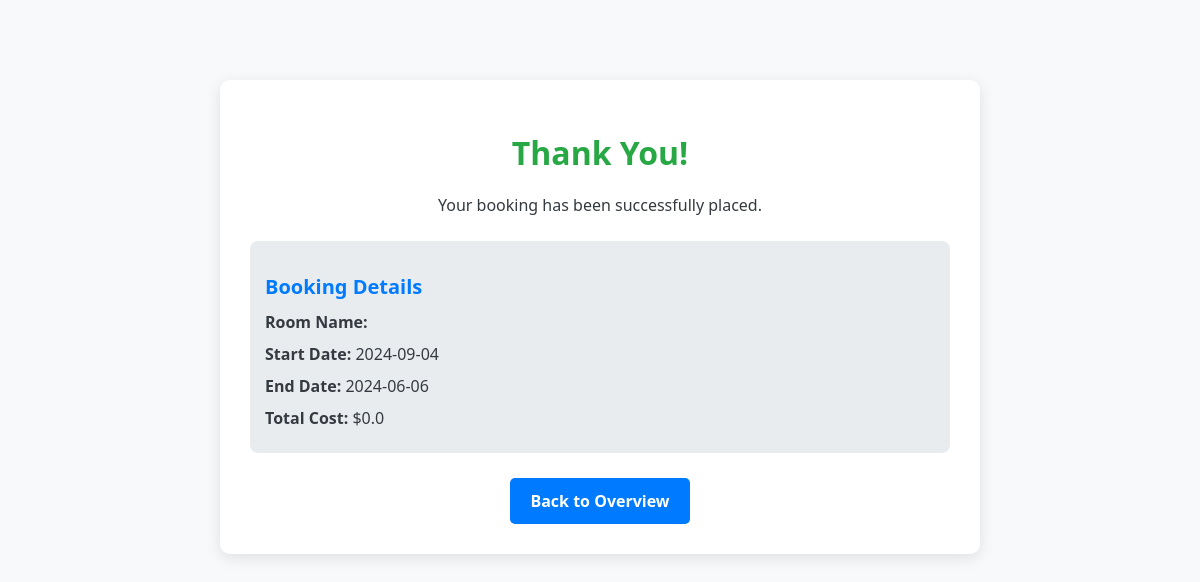
The page /thank-you (signed in) on the database its author committed.
### tables this page shows
CREATE TABLE bookings (
        id INTEGER PRIMARY KEY AUTOINCREMENT,
        user_id INTEGER,
        room_name TEXT NOT NULL, 
        start_date TEXT NOT NULL, 
        end_date TEXT NOT NULL,
        total_cost REAL,
        FOREIGN KEY (user_id) REFERENCES users(id) ON DELETE CASCADE
    );

### app.py (the view)
@app.route('/thank-you', methods=['GET'])
@login_required
def thank_you():
    user_id = session.get('user_id')
    if user_id:
        conn = get_db_connection()
        cursor = conn.cursor()
        cursor.execute('SELECT * FROM bookings WHERE user_id = ? ORDER BY id DESC LIMIT 1', (user_id,))
        latest_booking = cursor.fetchone()
        if not latest_booking:
            flash('No booking found.')
            return redirect(url_for('overview'))
        conn.close()
        return render_template('thankyou.html', booking=latest_booking)
    else:
        flash('You must be logged in to see booking details.')
        return redirect(url_for('login'))

### app.py (called while the page is built)
def get_db_connection():
    conn = sqlite3.connect(CONFIG["database"]["name"])
    conn.row_factory = sqlite3.Row
    return conn

def login_required(f):
    @wraps(f)
    def decorated_function(*args, **kwargs):
        if 'user_id' not in session:
            flash('You need to log in to access this page.')
            return redirect(url_for('login'))
        return f(*args, **kwargs)
    return decorated_function

### templates/thankyou.html (shortened to what this page needs)
<!DOCTYPE html>
<html lang="en">
<head>
    <link rel="stylesheet" href="{{ url_for('static', filename='CSS/thankstyle.css') }}" />
</head>
<body>
    <div class="thank-you-container">
        <h1>Thank You!</h1>
        <p>Your booking has been successfully placed.</p>
        {% if booking %}
        <div class="booking-details">
            <h2>Booking Details</h2>
            <p><strong>Room Name:</strong> {{ booking['room_name'] }}</p>
            <p><strong>Start Date:</strong> {{ booking['start_date'] }}</p>
            <p><strong>End Date:</strong> {{ booking['end_date'] }}</p>
            <p><strong>Total Cost:</strong> ${{ booking['total_cost'] }}</p>
        </div>
        {% else %}
        <p>No booking details available.</p>
        {% endif %}
        <a href="{{ url_for('overview') }}" class="button-link back-button">Back to Overview</a>
    </div>
</body>
</html>

### static/CSS/thankstyle.css (style rules this page uses)
body { font-family: 'Segoe UI', Tahoma, Verdana, sans-serif; background-color: #f8f9fa; color: #343a40; text-align: center; margin: 0; padding: 0; }
.thank-you-container { max-width: 700px; margin: 80px auto; padding: 30px; background-color: #ffffff; border-radius: 10px; box-shadow: 0 4px 15px rgba(0, 0, 0, 0.1); text-align: center; }
h1 { color: #28a745; margin-bottom: 20px; }
.booking-details { margin-top: 25px; padding: 15px; background-color: #e9ecef; border-radius: 8px; text-align: left; }
.booking-details h2 { color: #007bff; margin-bottom: 10px; font-size: 20px; }
.booking-details p { margin: 8px 0; line-height: 1.5; font-size: 16px; }
.button-link { display: inline-block; background-color: #007bff; color: #ffffff; padding: 12px 20px; border-radius: 5px; text-decoration: none; transition: background-color 0.3s; margin-top: 25px; font-size: 16px; font-weight: bold; cursor: pointer; }

### rows shown on the page
bookings: start_date "2024-09-04", end_date "2024-06-06", total_cost "0.0"
